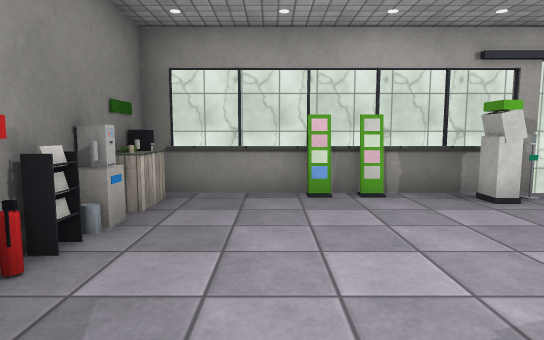
View 1 (above)

14 first-person views from a walk through a 3-D level made in the Unity game engine. The camera is 1.2 m above the floor, tilts 6° down and sees 75° across. Doors are open. The floor is counted in squares, 1 m on a side. Each view is taken from the middle of a square. On the plan, view 1 faces up. The plan holds only what a view shows up to about 14 squares ahead; the rest is blank. The place goes on beyond the plan. The player character is not drawn. Some animated figures are not drawn. Surface patterns are stand-ins for the level's own textures.

View 2
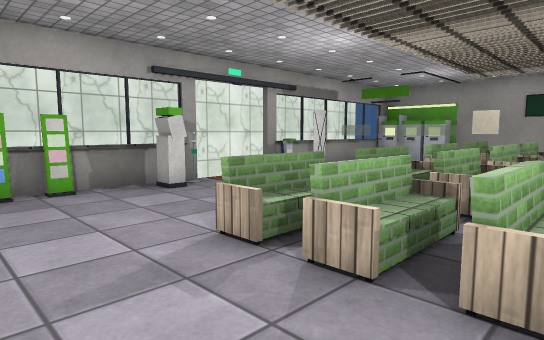

View 3
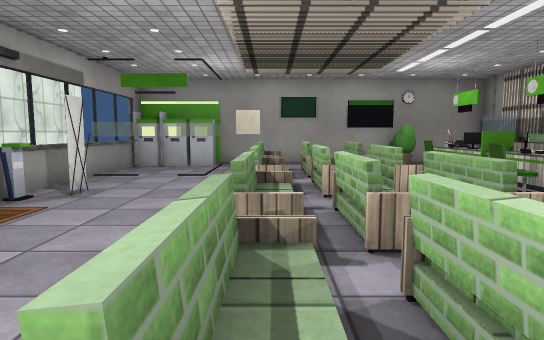

View 4
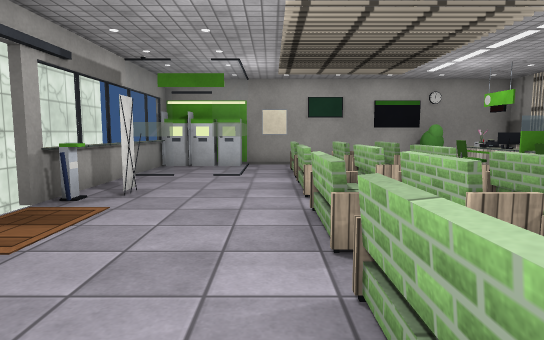

View 5
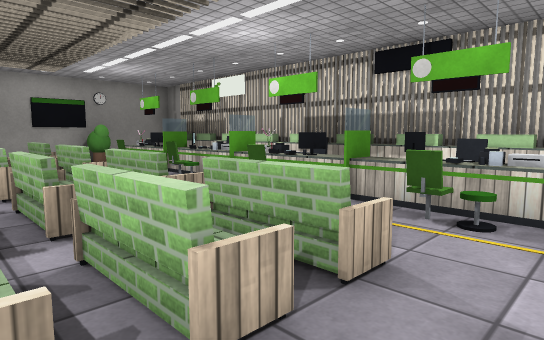

View 6
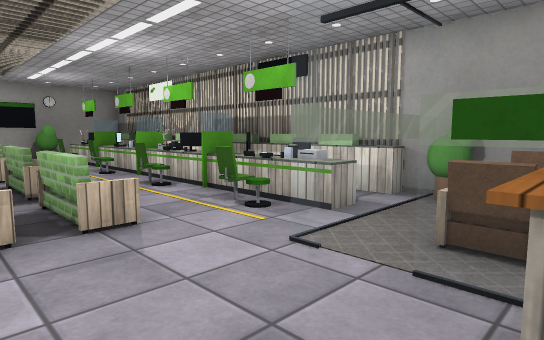

View 7
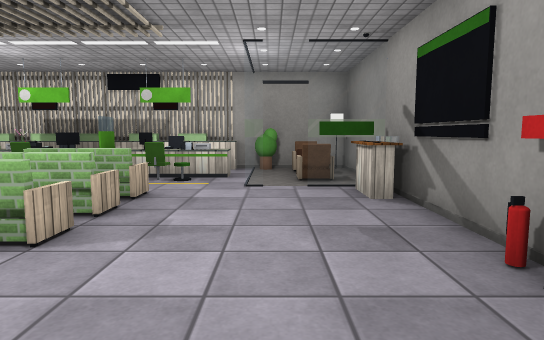

View 8
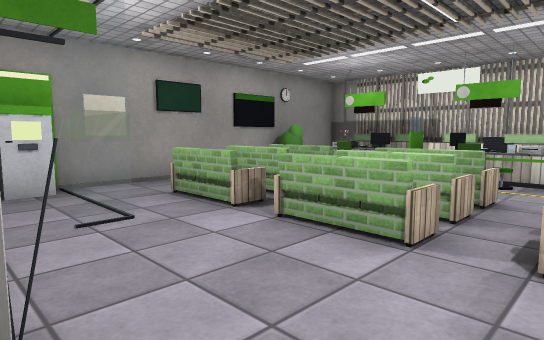

View 9
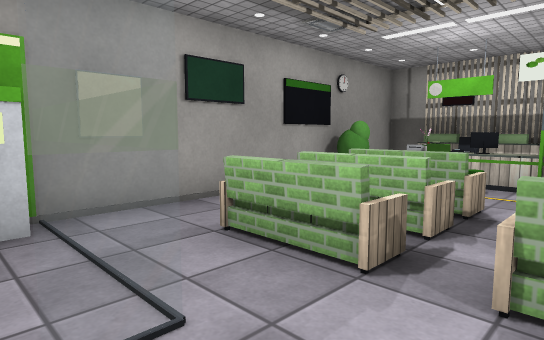

View 10
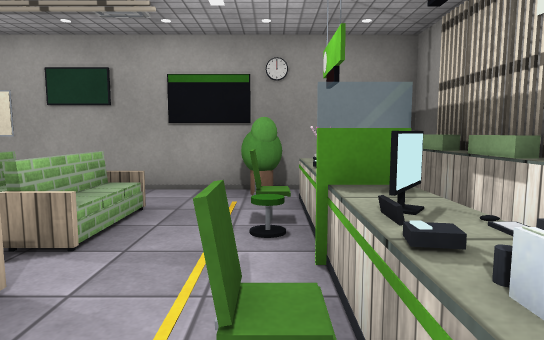

View 11
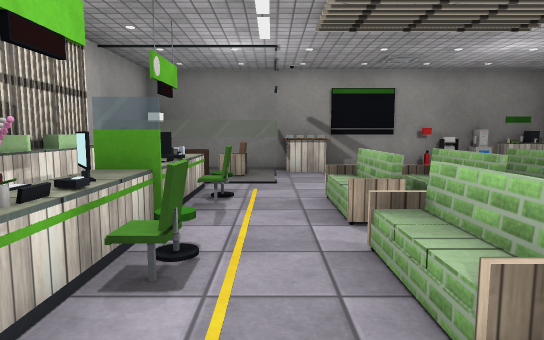

View 12
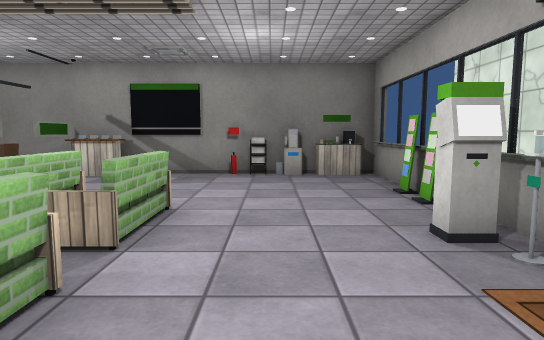

View 13
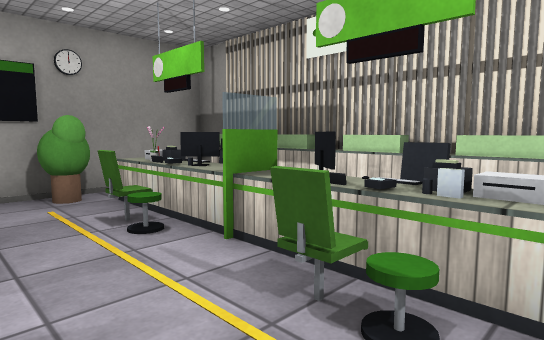

View 14
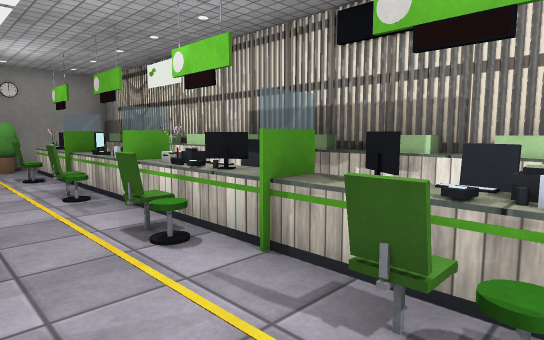

### Floor plan
Key: @ floor where view 1 was taken; # wall or solid block; x gap in a wall; . floor; D open door; = window, fence, low wall or low ledge; ^ raised ledge; O other object.
Columns run from 3 left of view 1 to 16 right of it. Each row starts with its distance up from view 1.
  7 ##==OO##xDDO#==####
  6 #OO... OO......x. O
  5 #O............... O#
  4 #O.............====#
  3 #O.................#
  2 #.....==.==.==.==..#
  1 #.....##.#=.=#.##..#
  0 #O.@...=.==..=..= .#
 -1 #O ...#..#=.=..#. .#
 -2 ###=...............#
 -3  ###=OOOOOO.OO.OO.O#
 -4   = ^OO^^OO#OO^OOO.#
 -5    # .O  O  OO  O  #
 -6    #################

Positions as (right, up) in squares from view 1, and headings:
1: (0, 0), facing up
2: (0, -1), facing up-right
3: (2, 2), facing right
4: (2, 3), facing right
5: (1, 2), facing down-right
6: (-2, 1), facing down-right
7: (0, 6), facing down
8: (7, 6), facing down-right
9: (10, 5), facing down-right
10: (8, -3), facing right
11: (9, -2), facing left
12: (8, 4), facing left
13: (8, -1), facing down-right
14: (2, -1), facing down-right
